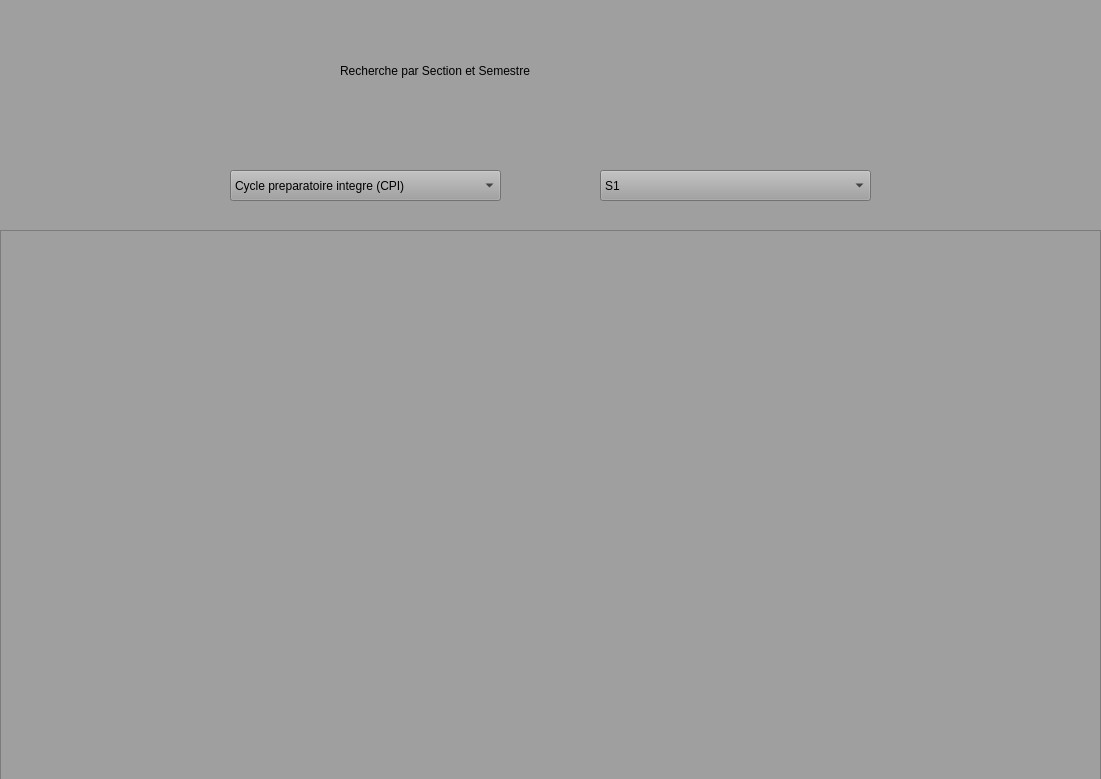
<?xml version="1.0" encoding="UTF-8"?>
<ui version="4.0">
 <class>Dialog</class>
 <widget class="QDialog" name="Dialog">
  <property name="geometry">
   <rect>
    <x>0</x>
    <y>0</y>
    <width>1101</width>
    <height>779</height>
   </rect>
  </property>
  <property name="windowTitle">
   <string>Dialog</string>
  </property>
  <property name="styleSheet">
   <string notr="true">font: 75 12pt &quot;Arial&quot;;background-color:#A09FA0;</string>
  </property>
  <widget class="QComboBox" name="comboBoxSection">
   <property name="geometry">
    <rect>
     <x>230</x>
     <y>170</y>
     <width>271</width>
     <height>31</height>
    </rect>
   </property>
   <item>
    <property name="text">
     <string>Cycle preparatoire integre (CPI)</string>
    </property>
   </item>
   <item>
    <property name="text">
     <string>Diplome national d'ingenieur(ING)</string>
    </property>
   </item>
   <item>
    <property name="text">
     <string>Licence en sciences de l’informatique(L-I)</string>
    </property>
   </item>
   <item>
    <property name="text">
     <string>Licence en mathematiques appliquee (L-M)</string>
    </property>
   </item>
  </widget>
  <widget class="QComboBox" name="comboBoxSemestre">
   <property name="geometry">
    <rect>
     <x>600</x>
     <y>170</y>
     <width>271</width>
     <height>31</height>
    </rect>
   </property>
   <item>
    <property name="text">
     <string>S1</string>
    </property>
   </item>
   <item>
    <property name="text">
     <string>S2</string>
    </property>
   </item>
  </widget>
  <widget class="QTableView" name="tableView">
   <property name="geometry">
    <rect>
     <x>0</x>
     <y>230</y>
     <width>1101</width>
     <height>551</height>
    </rect>
   </property>
  </widget>
  <widget class="QLabel" name="label_10">
   <property name="geometry">
    <rect>
     <x>340</x>
     <y>50</y>
     <width>451</width>
     <height>41</height>
    </rect>
   </property>
   <property name="layoutDirection">
    <enum>Qt::LeftToRight</enum>
   </property>
   <property name="styleSheet">
    <string notr="true">font: 75 22pt &quot;MS Shell Dlg 2&quot;;</string>
   </property>
   <property name="text">
    <string>Recherche par Section et Semestre</string>
   </property>
  </widget>
 </widget>
 <resources/>
 <connections/>
</ui>
